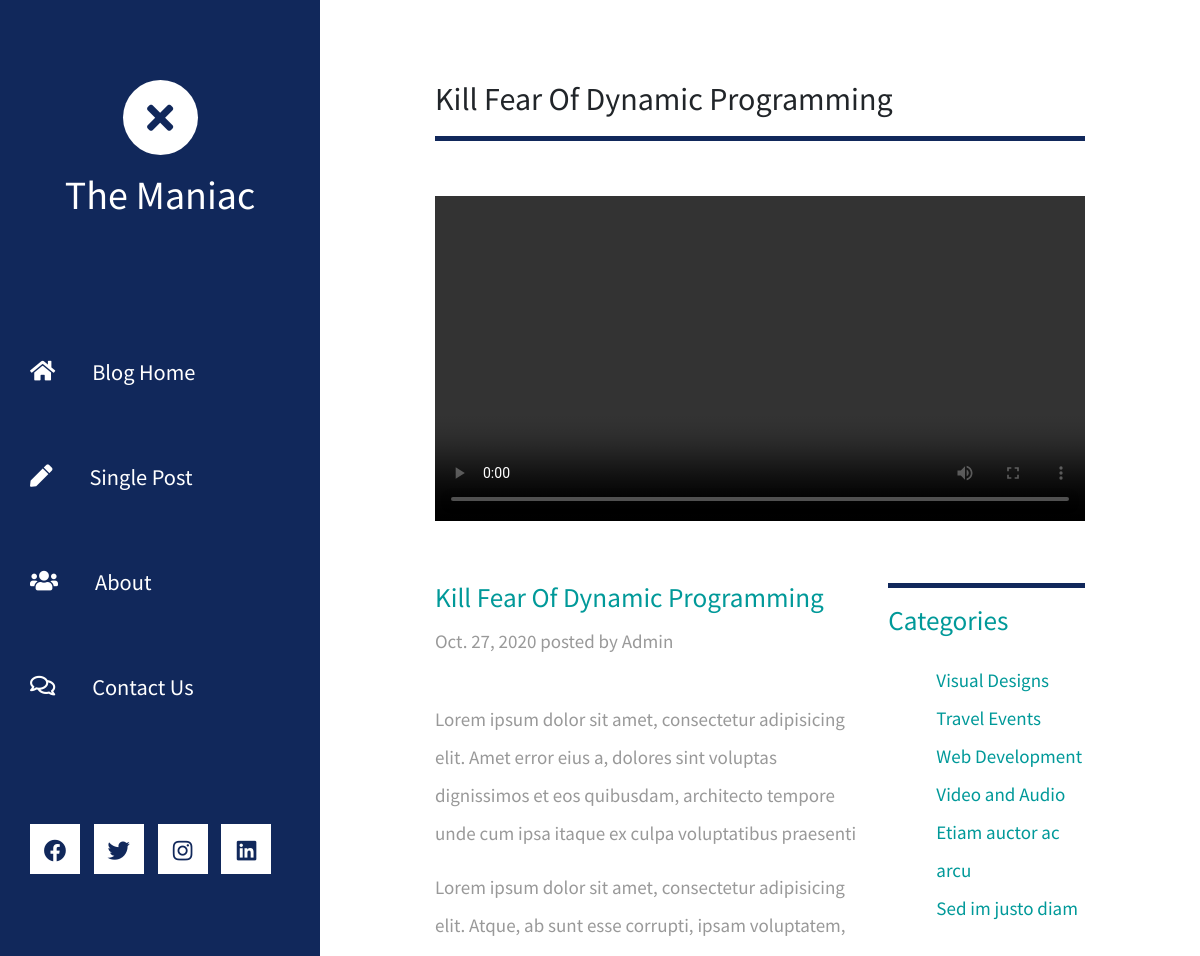
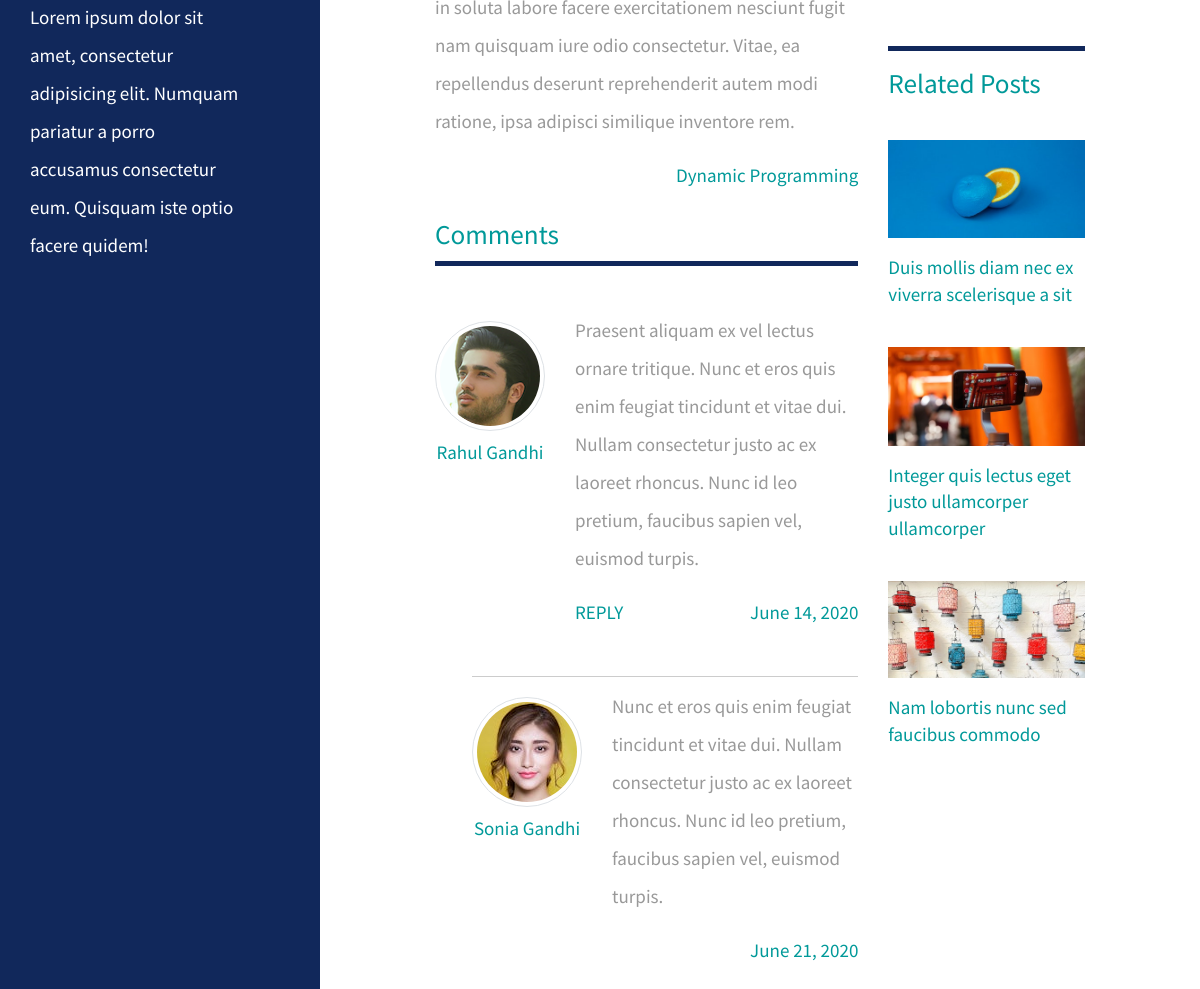
Page /post/6/ on the committed database (2 pictures, top to bottom).
### blog/models.py (models this page shows)
class Post(models.Model):
    title = models.CharField(max_length=50)
    description = models.CharField(max_length=200)
    image = models.ImageField(upload_to='photos/')
    tags = models.CharField(max_length=20)
    date = models.DateField(default=timezone.now)

### blog/views.py (the view)
# urls.py: path('post/<int:id>/', views.post_detail, name='post-detail'),
def post_detail(request, id):
    post = Post.objects.get(id=id)
    post_list = Post.objects.all()
    context = {
        'post': post,
        'post_list': post_list
    }
    return render(request, 'blog/post-detail.html', context)

### blog/templates/blog/post-detail.html (shortened to what this page needs)
{% extends 'blog/base.html' %}
{% load static %}
{% block content %}
<div class="container-fluid">
        <main class="tm-main">
            <h2>{{post.title}}</h2>
            <div class="row tm-row">
                <div class="col-12">
                    <hr class="tm-hr-primary tm-mb-55">
                    <video width="954" height="535" controls class="tm-mb-40">
                        <source src="{% static 'video/wheat-field.mp4' %}" type="video/mp4">
                    </video>
                </div>
            </div>
            <div class="row tm-row">
                <div class="col-lg-8 tm-post-col">
                    <div class="tm-post-full">
                        <div class="mb-4">
                            <h2 class="pt-2 tm-color-primary tm-post-title">{{post.title}}</h2>
                            <p class="tm-mb-40">{{post.date}} posted by Admin</p>
                            <p>
                                {{post.description}}
                            <p>
                                Lorem ipsum dolor sit amet, consectetur adipisicing elit. Atque, ab sunt esse corrupti, ipsam voluptatem, in soluta labore facere exercitationem nesciunt fugit nam quisquam iure odio consectetur. Vitae, ea repellendus deserunt reprehenderit autem modi ratione, ipsa adipisci similique inventore rem.
                            </p>
                            <span class="d-block text-right tm-color-primary">{{post.tags}}</span>
                        </div>
                        <div>
                            <h2 class="tm-color-primary tm-post-title">Comments</h2>
                            <hr class="tm-hr-primary tm-mb-45">
                            <div class="tm-comment tm-mb-45">
                                <figure class="tm-comment-figure">
                                    <img src="{% static 'img/comment-1.jpg' %}" alt="Image" class="mb-2 rounded-circle img-thumbnail">
                                    <figcaption class="tm-color-primary text-center">Rahul Gandhi</figcaption>
                                </figure>
                                <div>
                                    <p>
                                        Praesent aliquam ex vel lectus ornare tritique. Nunc et eros
                                        quis enim feugiat tincidunt et vitae dui. Nullam consectetur
                                        justo ac ex laoreet rhoncus. Nunc id leo pretium, faucibus
                                        sapien vel, euismod turpis.
                                    </p>
                                    <div class="d-flex justify-content-between">
                                        <a href="#" class="tm-color-primary">REPLY</a>
                                        <span class="tm-color-primary">June 14, 2020</span>
                                    </div>
                                </div>
                            </div>
                            <div class="tm-comment-reply tm-mb-45">
                                <hr>
                                <div class="tm-comment">
                                    <figure class="tm-comment-figure">
                                        <img src="{% static 'img/comment-2.jpg' %}" alt="Image" class="mb-2 rounded-circle img-thumbnail">
                                        <figcaption class="tm-color-primary text-center">Sonia Gandhi</figcaption>
                                    </figure>
                                    <p>
                                        Nunc et eros quis enim feugiat tincidunt et vitae dui.
                                        Nullam consectetur justo ac ex laoreet rhoncus. Nunc
                                        id leo pretium, faucibus sapien vel, euismod turpis.
                                    </p>
                                </div>
                                <span class="d-block text-right tm-color-primary">June 21, 2020</span>
                            </div>
                        </div>
                    </div>
                </div>
                <aside class="col-lg-4 tm-aside-col">
                    <div class="tm-post-sidebar">
                        <hr class="mb-3 tm-hr-primary">
                        <h2 class="mb-4 tm-post-title tm-color-primary">Categories</h2>
                        <ul class="tm-mb-75 pl-5 tm-category-list">
                            <li><a href="#" class="tm-color-primary">Visual Designs</a></li>
                            <li><a href="#" class="tm-color-primary">Travel Events</a></li>
                            <li><a href="#" class="tm-color-primary">Web Development</a></li>
                            <li><a href="#" class="tm-color-primary">Video and Audio</a></li>
                            <li><a href="#" class="tm-color-primary">Etiam auctor ac arcu</a></li>
                            <li><a href="#" class="tm-color-primary">Sed im justo diam</a></li>
                        </ul>
                        <hr class="mb-3 tm-hr-primary">
                        <h2 class="tm-mb-40 tm-post-title tm-color-primary">Related Posts</h2>
                        <a href="#" class="d-block tm-mb-40">
                            <figure>
                                <img src="{% static 'img/img-02.jpg' %}" alt="Image" class="mb-3 img-fluid">
                                <figcaption class="tm-color-primary">Duis mollis diam nec ex viverra scelerisque a sit</figcaption>
                            </figure>
                        </a>
                        <a href="#" class="d-block tm-mb-40">
                            <figure>
                                <img src="{% static 'img/img-05.jpg' %}" alt="Image" class="mb-3 img-fluid">
                                <figcaption class="tm-color-primary">Integer quis lectus eget justo ullamcorper ullamcorper</figcaption>
                            </figure>
                        </a>
                        <a href="#" class="d-block tm-mb-40">
                            <figure>
                                <img src="{% static 'img/img-06.jpg' %}" alt="Image" class="mb-3 img-fluid">
                                <figcaption class="tm-color-primary">Nam lobortis nunc sed faucibus commodo</figcaption>
                            </figure>
                        </a>
                    </div>
                </aside>
            </div>
        </main>
    </div>
    {% endblock content %}

### blog/static/css/templatemo-xtra-blog.css (style rules this page uses)
html { overflow-x: hidden; }
body { margin: 0; padding: 0; font-family: "Source Sans Pro", sans-serif; font-size: 19px; line-height: 2em; overflow-x: hidden; }
p, span { color: #999; }
hr { border-top-color: #ccc; margin-top: 10px; margin-bottom: 10px; }
.tm-main { margin-left: 400px; padding: 80px 100px 25px; }
.tm-row { max-width: 980px; justify-content: space-between; }
ul { margin: 0; padding: 0; }
.tm-post-title { font-size: 1.7rem; transition: all 0.3s ease; }
hr.tm-hr-primary { border-top: 5px solid #11285B; }
video { width: 100%; height: auto; }
.tm-comment { display: flex; align-items: flex-start; }
.tm-comment-figure { margin-top: 10px; margin-right: 30px; }
.tm-comment-reply { padding-left: 37px; }
.tm-category-list { list-style-type: none; }
figure { margin: 0; }
figcaption { line-height: 1.4; }
.tm-post-full { max-width: 600px; }
.tm-post-sidebar { max-width: 280px; margin-left: auto; margin-right: 0; }
.tm-mb-40 { margin-bottom: 40px; }
.tm-mb-45 { margin-bottom: 45px; }
.tm-mb-55 { margin-bottom: 55px; }
.tm-mb-75 { margin-bottom: 75px; }
.tm-color-primary, span.tm-color-primary { color: #099; }
.img-thumbnail { max-width: none; }
@media (max-width: 1540px) { .tm-main { margin-left: 320px; width: calc(100% - 320px); } }

### rows in the picture
Post: title "Kill Fear Of Dynamic Programming", date "Oct. 27, 2020", description "Lorem ipsum dolor sit amet, consectetur adipisicing elit. Amet error eius a, dolores sint voluptas dignissimos et eos quibusdam, architecto tempore unde cum ipsa itaque ex culpa voluptatibus praesenti", tags "Dynamic Programming"
